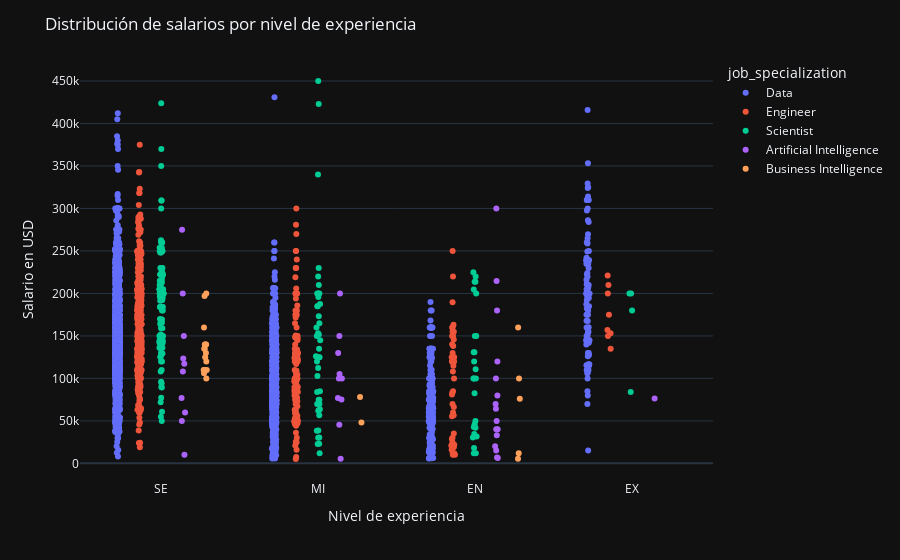

The cell this chart's notebook holds for it:
### Markdown cell above
#### Salario Medio según el Nivel de Experiencia

### Code cell
fig = px.strip(df, x="experience_level", y="salary_in_usd", template="plotly_dark", color='job_specialization')

fig.update_layout(
    title='Distribución de salarios por nivel de experiencia',
    xaxis=dict(title='Nivel de experiencia'),
    yaxis=dict(title='Salario en USD')
)

fig.show()

### Figure 1 — Plotly figure (JSON) as saved in the notebook; plotly's stock layout.template omitted (floating-point values rounded to 4 significant figures; data arrays with more than 128 entries replaced by an {"elided": "..."} marker saying what was removed)
{"data": [{"alignmentgroup": "True", "boxpoints": "all", "fillcolor": "rgba(255,255,255,0)", "hoveron": "points", "hovertemplate": "job_specialization=Data<br>experience_level=%{x}<br>salary_in_usd=%{y}<extra></extra>", "legendgroup": "Data", "line": {"color": "rgba(255,255,255,0)"}, "marker": {"color": "#636efa"}, "name": "Data", "offsetgroup": "Data", "orientation": "v", "pointpos": 0, "showlegend": true, "type": "box", "x": {"elided": "2951 str values"}, "x0": " ", "xaxis": "x", "y": {"elided": "2951 int values"}, "y0": " ", "yaxis": "y"}, {"alignmentgroup": "True", "boxpoints": "all", "fillcolor": "rgba(255,255,255,0)", "hoveron": "points", "hovertemplate": "job_specialization=Engineer<br>experience_level=%{x}<br>salary_in_usd=%{y}<extra></extra>", "legendgroup": "Engineer", "line": {"color": "rgba(255,255,255,0)"}, "marker": {"color": "#EF553B"}, "name": "Engineer", "offsetgroup": "Engineer", "orientation": "v", "pointpos": 0, "showlegend": true, "type": "box", "x": {"elided": "550 str values"}, "x0": " ", "xaxis": "x", "y": {"elided": "550 int values"}, "y0": " ", "yaxis": "y"}, {"alignmentgroup": "True", "boxpoints": "all", "fillcolor": "rgba(255,255,255,0)", "hoveron": "points", "hovertemplate": "job_specialization=Scientist<br>experience_level=%{x}<br>salary_in_usd=%{y}<extra></extra>", "legendgroup": "Scientist", "line": {"color": "rgba(255,255,255,0)"}, "marker": {"color": "#00cc96"}, "name": "Scientist", "offsetgroup": "Scientist", "orientation": "v", "pointpos": 0, "showlegend": true, "type": "box", "x": {"elided": "194 str values"}, "x0": " ", "xaxis": "x", "y": {"elided": "194 int values"}, "y0": " ", "yaxis": "y"}, {"alignmentgroup": "True", "boxpoints": "all", "fillcolor": "rgba(255,255,255,0)", "hoveron": "points", "hovertemplate": "job_specialization=Artificial Intelligence<br>experience_level=%{x}<br>salary_in_usd=%{y}<extra></extra>", "legendgroup": "Artificial Intelligence", "line": {"color": "rgba(255,255,255,0)"}, "marker": {"color": "#ab63fa"}, "name": "Artificial Intelligence", "offsetgroup": "Artificial Intelligence", "orientation": "v", "pointpos": 0, "showlegend": true, "type": "box", "x": ["EN", "MI", "MI", "SE", "SE", "SE", "SE", "EN", "EN", "EN", "SE", "EN", "EN", "EN", "EN", "EN", "EN", "SE", "MI", "MI", "MI", "MI", "EN", "MI", "EN", "MI", "EN", "SE", "SE", "EN", "EN", "EX", "MI", "SE", "SE", "EN", "MI"], "x0": " ", "xaxis": "x", "y": [300000, 75020, 200000, 275000, 50000, 108000, 60000, 7000, 70000, 80000, 123405, 214618, 64385, 120000, 6304, 40000, 40000, 10000, 150000, 100000, 130000, 100000, 20000, 105236, 50000, 45555, 33000, 200000, 150000, 15000, 180000, 76309, 76814, 117104, 76814, 100000, 5409], "y0": " ", "yaxis": "y"}, {"alignmentgroup": "True", "boxpoints": "all", "fillcolor": "rgba(255,255,255,0)", "hoveron": "points", "hovertemplate": "job_specialization=Business Intelligence<br>experience_level=%{x}<br>salary_in_usd=%{y}<extra></extra>", "legendgroup": "Business Intelligence", "line": {"color": "rgba(255,255,255,0)"}, "marker": {"color": "#FFA15A"}, "name": "Business Intelligence", "offsetgroup": "Business Intelligence", "orientation": "v", "pointpos": 0, "showlegend": true, "type": "box", "x": ["SE", "SE", "SE", "SE", "SE", "EN", "EN", "SE", "SE", "SE", "SE", "SE", "SE", "SE", "SE", "SE", "SE", "EN", "EN", "MI", "MI", "EN", "SE"], "x0": " ", "xaxis": "x", "y": [130000, 160000, 135000, 135000, 100000, 160000, 100000, 125000, 110000, 140000, 110000, 197000, 106000, 140000, 110000, 140000, 120000, 12000, 76000, 78000, 48000, 5409, 200000], "y0": " ", "yaxis": "y"}], "layout": {"boxmode": "group", "legend": {"title": {"text": "job_specialization"}, "tracegroupgap": 0}, "margin": {"t": 60}, "title": {"text": "Distribución de salarios por nivel de experiencia"}, "xaxis": {"anchor": "y", "domain": [0, 1], "title": {"text": "Nivel de experiencia"}}, "yaxis": {"anchor": "x", "domain": [0, 1], "title": {"text": "Salario en USD"}}}}
